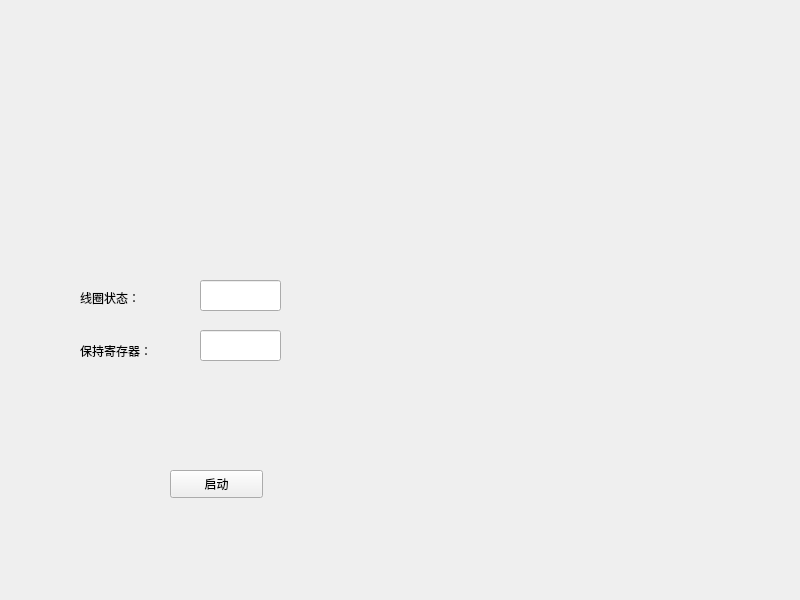
<?xml version="1.0" encoding="UTF-8"?>
<ui version="4.0">
 <class>modbus_slave</class>
 <widget class="QWidget" name="modbus_slave">
  <property name="geometry">
   <rect>
    <x>0</x>
    <y>0</y>
    <width>800</width>
    <height>600</height>
   </rect>
  </property>
  <property name="windowTitle">
   <string>modbus_slave</string>
  </property>
  <widget class="QLineEdit" name="lineEdit_coil">
   <property name="geometry">
    <rect>
     <x>200</x>
     <y>280</y>
     <width>81</width>
     <height>31</height>
    </rect>
   </property>
  </widget>
  <widget class="QLabel" name="label_status">
   <property name="geometry">
    <rect>
     <x>80</x>
     <y>290</y>
     <width>72</width>
     <height>15</height>
    </rect>
   </property>
   <property name="text">
    <string>线圈状态：</string>
   </property>
  </widget>
  <widget class="QLabel" name="label">
   <property name="geometry">
    <rect>
     <x>80</x>
     <y>340</y>
     <width>91</width>
     <height>21</height>
    </rect>
   </property>
   <property name="text">
    <string>保持寄存器：</string>
   </property>
  </widget>
  <widget class="QLineEdit" name="lineEdit_holdregiter">
   <property name="geometry">
    <rect>
     <x>200</x>
     <y>330</y>
     <width>81</width>
     <height>31</height>
    </rect>
   </property>
  </widget>
  <widget class="QPushButton" name="ButtonStart">
   <property name="geometry">
    <rect>
     <x>170</x>
     <y>470</y>
     <width>93</width>
     <height>28</height>
    </rect>
   </property>
   <property name="text">
    <string>启动</string>
   </property>
  </widget>
 </widget>
 <resources/>
 <connections/>
</ui>
